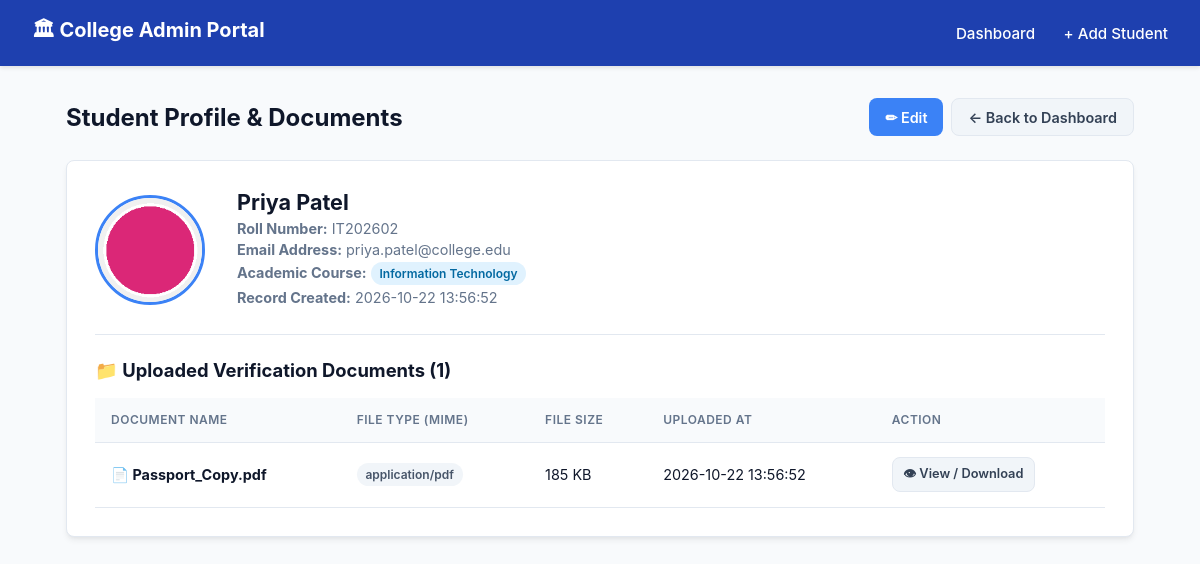
The page /q2_php_admin/view_student.php?id=2 on the database its author committed.
### tables this page shows
CREATE TABLE students (
    id INT AUTO_INCREMENT PRIMARY KEY,
    name VARCHAR(100) NOT NULL,
    roll_no VARCHAR(50) NOT NULL UNIQUE,
    email VARCHAR(100) NOT NULL,
    course VARCHAR(50) NOT NULL,
    photo VARCHAR(255) DEFAULT 'default_avatar.png',
    created_at TIMESTAMP DEFAULT CURRENT_TIMESTAMP
);

CREATE TABLE student_documents (
    id INT AUTO_INCREMENT PRIMARY KEY,
    student_id INT NOT NULL,
    file_name VARCHAR(255) NOT NULL,
    file_path VARCHAR(255) NOT NULL,
    file_type VARCHAR(50) NOT NULL,
    file_size INT NOT NULL,  
    upload_date TIMESTAMP DEFAULT CURRENT_TIMESTAMP,
    CONSTRAINT fk_student_doc
        FOREIGN KEY (student_id) REFERENCES students(id)
        ON DELETE CASCADE
);

### q2_php_admin/config.php (called while the page is built, shortened)
<?php
function e($str) {
    return htmlspecialchars($str ?? '', ENT_QUOTES, 'UTF-8');
}
?>

### q2_php_admin/view_student.php (the view, shortened to what this page needs)
<?php
require_once __DIR__ . '/config.php';
$studentId = isset($_GET['id']) ? (int)$_GET['id'] : 0;
$stmt = $pdo->prepare("SELECT * FROM students WHERE id = ?");
$stmt->execute([$studentId]);
$student = $stmt->fetch();
$docStmt = $pdo->prepare("SELECT * FROM student_documents WHERE student_id = ? ORDER BY upload_date DESC");
$docStmt->execute([$studentId]);
$documents = $docStmt->fetchAll();
?>
<!DOCTYPE html>
<html lang="en">
<head>
  <link rel="stylesheet" href="style.css">
</head>
<body>
  <nav class="navbar">
    <div class="nav-brand">🏛 College Admin Portal</div>
    <div class="nav-links">
      <a href="index.php">Dashboard</a>
      <a href="add_student.php">+ Add Student</a>
    </div>
  </nav>
  <div class="container">
    <div class="page-header">
      <h2>Student Profile & Documents</h2>
      <div style="display: flex; gap: 0.5rem;">
        <a href="edit_student.php?id=<?= $student['id'] ?>" class="btn btn-primary">✏ Edit</a>
        <a href="index.php" class="btn btn-secondary">← Back to Dashboard</a>
      </div>
    </div>
    <div class="card">
      <div class="profile-card">
        <?php
          $photoPath = !empty($student['photo']) && file_exists(UPLOAD_DIR . $student['photo'])
                      ? 'uploads/' . e($student['photo'])
                      : 'uploads/default_avatar.png';
        ?>
        <img src="<?= $photoPath ?>" alt="Student Photo" class="profile-large-avatar">
        <div class="profile-info">
          <h3><?= e($student['name']) ?></h3>
          <p><strong>Roll Number:</strong> <?= e($student['roll_no']) ?></p>
          <p><strong>Email Address:</strong> <?= e($student['email']) ?></p>
          <p><strong>Academic Course:</strong> <span class="badge"><?= e($student['course']) ?></span></p>
          <p><strong>Record Created:</strong> <?= e($student['created_at']) ?></p>
        </div>
      </div>
      <h3 style="margin-top: 1.5rem; margin-bottom: 1rem; font-size: 1.15rem;">
        📁 Uploaded Verification Documents (<?= count($documents) ?>)
      </h3>
      <?php if (empty($documents)): ?>
        <p style="color: var(--text-muted); padding: 1rem; background-color: #f8fafc; border-radius: var(--radius);">
          No verification documents uploaded for this student yet.
        </p>
      <?php else: ?>
        <div class="table-responsive">
          <table>
            <thead>
              <tr>
                <th>Document Name</th>
                <th>File Type (MIME)</th>
                <th>File Size</th>
                <th>Uploaded At</th>
                <th>Action</th>
              </tr>
            </thead>
            <tbody>
              <?php foreach ($documents as $doc): ?>
                <tr>
                  <td>
                    <strong>📄 <?= e($doc['file_name']) ?></strong>
                  </td>
                  <td><span class="badge" style="background:#f1f5f9; color:#475569;"><?= e($doc['file_type']) ?></span></td>
                  <td><?= round($doc['file_size'] / 1024, 1) ?> KB</td>
                  <td><?= e($doc['upload_date']) ?></td>
                  <td>
                    <a href="<?= e($doc['file_path']) ?>" target="_blank" class="btn btn-secondary btn-sm">
                      👁 View / Download
                    </a>
                  </td>
                </tr>
              <?php endforeach; ?>
            </tbody>
          </table>
        </div>
      <?php endif; ?>
    </div>
  </div>
</body>
</html>

### q2_php_admin/style.css (style rules this page uses)
:root { --primary: #1e40af; --primary-hover: #1d4ed8; --accent: #3b82f6; --bg-main: #f8fafc; --card-bg: #ffffff; --text-dark: #0f172a; --text-muted: #64748b; --border: #e2e8f0; --success: #15803d; --success-bg: #dcfce7; --danger: #b91c1c; --danger-bg: #fee2e2; --radius: 8px; --shadow: 0 4px 6px -1px rgba(0, 0, 0, 0.07), 0 2px 4px -2px rgba(0, 0, 0, 0.05); }
* { box-sizing: border-box; margin: 0; padding: 0; font-family: -apple-system, BlinkMacSystemFont, "Segoe UI", Roboto, Helvetica, Arial, sans-serif; }
body { background-color: var(--bg-main); color: var(--text-dark); min-height: 100vh; }
.navbar { background-color: var(--primary); color: #ffffff; padding: 1rem 2rem; display: flex; justify-content: space-between; align-items: center; box-shadow: 0 2px 4px rgba(0,0,0,0.1); }
.nav-brand { font-size: 1.25rem; font-weight: 700; display: flex; align-items: center; gap: 0.5rem; }
.nav-links a { color: #ffffff; text-decoration: none; font-weight: 500; font-size: 0.95rem; margin-left: 1.5rem; transition: opacity 0.2s; }
.container { max-width: 1100px; margin: 2rem auto; padding: 0 1rem; }
.page-header { display: flex; justify-content: space-between; align-items: center; margin-bottom: 1.5rem; }
.page-header h2 { font-size: 1.5rem; color: var(--text-dark); }
.card { background-color: var(--card-bg); border-radius: var(--radius); border: 1px solid var(--border); box-shadow: var(--shadow); padding: 1.75rem; margin-bottom: 2rem; }
.btn { display: inline-flex; align-items: center; gap: 0.4rem; padding: 0.6rem 1rem; font-size: 0.9rem; font-weight: 600; border-radius: var(--radius); text-decoration: none; cursor: pointer; border: none; transition: background-color 0.2s; }
.btn-primary { background-color: var(--accent); color: #ffffff; }
.btn-secondary { background-color: #f1f5f9; color: #334155; border: 1px solid var(--border); }
.btn-sm { padding: 0.35rem 0.65rem; font-size: 0.8rem; }
.table-responsive { overflow-x: auto; }
table { width: 100%; border-collapse: collapse; text-align: left; }
th, td { padding: 0.9rem 1rem; border-bottom: 1px solid var(--border); font-size: 0.9rem; vertical-align: middle; }
th { background-color: #f8fafc; color: var(--text-muted); font-weight: 600; text-transform: uppercase; font-size: 0.75rem; letter-spacing: 0.5px; }
.badge { display: inline-block; padding: 0.25rem 0.55rem; border-radius: 999px; font-size: 0.75rem; font-weight: 600; background-color: #e0f2fe; color: #0369a1; }
.profile-card { display: flex; gap: 2rem; align-items: center; padding-bottom: 1.5rem; border-bottom: 1px solid var(--border); margin-bottom: 1.5rem; }
.profile-large-avatar { width: 110px; height: 110px; border-radius: 50%; object-fit: cover; border: 3px solid var(--accent); }
.profile-info h3 { font-size: 1.35rem; margin-bottom: 0.3rem; }
.profile-info p { color: var(--text-muted); font-size: 0.9rem; margin-bottom: 0.25rem; }

### rows shown on the page
students: photo (picture), name "Priya Patel", roll_no "IT202602", email "priya.patel@college.edu", course "Information Technology", created_at "2026-10-22 13:56:52"
student_documents: file_name "Passport_Copy.pdf", file_type "application/pdf", $doc['file_size']/1024 "185", upload_date "2026-10-22 13:56:52"

### other values the page prints
count($documents) "1"
